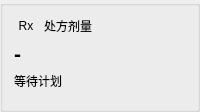
      <widget class="QGroupBox" name="groupBoxPrescriptionDose">
       <property name="minimumSize">
        <size>
         <width>190</width>
         <height>112</height>
        </size>
       </property>
       <property name="title">
        <string/>
       </property>
       <layout class="QVBoxLayout" name="verticalLayout_prescriptionDose">
        <property name="spacing">
         <number>6</number>
        </property>
        <item>
         <layout class="QHBoxLayout" name="horizontalLayout_title_prescriptionDose">
          <property name="leftMargin">
           <number>0</number>
          </property>
          <property name="topMargin">
           <number>0</number>
          </property>
          <property name="rightMargin">
           <number>0</number>
          </property>
          <property name="bottomMargin">
           <number>0</number>
          </property>
          <item>
           <widget class="QLabel" name="label_icon_prescriptionDose">
            <property name="minimumSize">
             <size>
              <width>24</width>
              <height>18</height>
             </size>
            </property>
            <property name="maximumSize">
             <size>
              <width>24</width>
              <height>18</height>
             </size>
            </property>
            <property name="text">
             <string>Rx</string>
            </property>
            <property name="alignment">
             <set>Qt::AlignmentFlag::AlignCenter</set>
            </property>
           </widget>
          </item>
          <item>
           <widget class="QLabel" name="label_title_prescriptionDose">
            <property name="text">
             <string>处方剂量</string>
            </property>
           </widget>
          </item>
          <item>
           <spacer name="horizontalSpacer_title_prescriptionDose">
            <property name="orientation">
             <enum>Qt::Orientation::Horizontal</enum>
            </property>
            <property name="sizeHint" stdset="0">
             <size>
              <width>0</width>
              <height>0</height>
             </size>
            </property>
           </spacer>
          </item>
         </layout>
        </item>
        <item>
         <widget class="QLabel" name="labelTopPrescriptionDose">
          <property name="font">
           <font>
            <pointsize>16</pointsize>
            <bold>true</bold>
           </font>
          </property>
          <property name="text">
           <string>-</string>
          </property>
          <property name="alignment">
           <set>Qt::AlignmentFlag::AlignLeading|Qt::AlignmentFlag::AlignLeft|Qt::AlignmentFlag::AlignVCenter</set>
          </property>
         </widget>
        </item>
        <item>
         <widget class="QLabel" name="labelTopPrescriptionDetail">
          <property name="text">
           <string>等待计划</string>
          </property>
          <property name="alignment">
           <set>Qt::AlignmentFlag::AlignLeading|Qt::AlignmentFlag::AlignLeft|Qt::AlignmentFlag::AlignVCenter</set>
          </property>
         </widget>
        </item>
        <item>
         <spacer name="verticalSpacer_prescriptionDose">
          <property name="orientation">
           <enum>Qt::Orientation::Vertical</enum>
          </property>
          <property name="sizeHint" stdset="0">
           <size>
            <width>0</width>
            <height>0</height>
           </size>
          </property>
         </spacer>
        </item>
       </layout>
      </widget>
